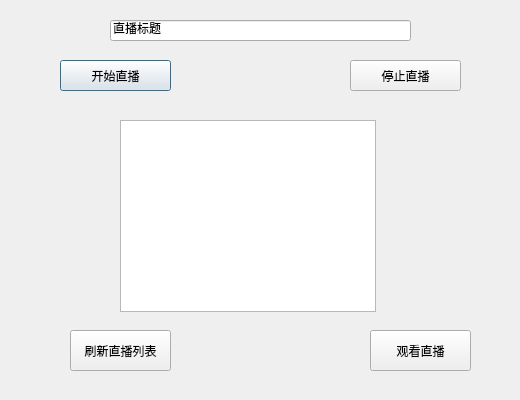
<?xml version="1.0" encoding="UTF-8"?>
<ui version="4.0">
 <class>LiveDialog</class>
 <widget class="QDialog" name="LiveDialog">
  <property name="geometry">
   <rect>
    <x>0</x>
    <y>0</y>
    <width>520</width>
    <height>400</height>
   </rect>
  </property>
  <property name="windowTitle">
   <string>Dialog</string>
  </property>
  <widget class="QLineEdit" name="le_title">
   <property name="geometry">
    <rect>
     <x>110</x>
     <y>20</y>
     <width>301</width>
     <height>21</height>
    </rect>
   </property>
   <property name="text">
    <string>直播标题</string>
   </property>
  </widget>
  <widget class="QPushButton" name="pb_startLive">
   <property name="geometry">
    <rect>
     <x>60</x>
     <y>60</y>
     <width>111</width>
     <height>31</height>
    </rect>
   </property>
   <property name="text">
    <string>开始直播</string>
   </property>
  </widget>
  <widget class="QPushButton" name="pb_stopLive">
   <property name="geometry">
    <rect>
     <x>350</x>
     <y>60</y>
     <width>111</width>
     <height>31</height>
    </rect>
   </property>
   <property name="text">
    <string>停止直播</string>
   </property>
  </widget>
  <widget class="QListWidget" name="lw_liveList">
   <property name="geometry">
    <rect>
     <x>120</x>
     <y>120</y>
     <width>256</width>
     <height>192</height>
    </rect>
   </property>
  </widget>
  <widget class="QPushButton" name="pb_refresh">
   <property name="geometry">
    <rect>
     <x>70</x>
     <y>330</y>
     <width>101</width>
     <height>41</height>
    </rect>
   </property>
   <property name="text">
    <string>刷新直播列表</string>
   </property>
  </widget>
  <widget class="QPushButton" name="pb_watch">
   <property name="geometry">
    <rect>
     <x>370</x>
     <y>330</y>
     <width>101</width>
     <height>41</height>
    </rect>
   </property>
   <property name="text">
    <string>观看直播</string>
   </property>
  </widget>
 </widget>
 <resources/>
 <connections/>
</ui>
